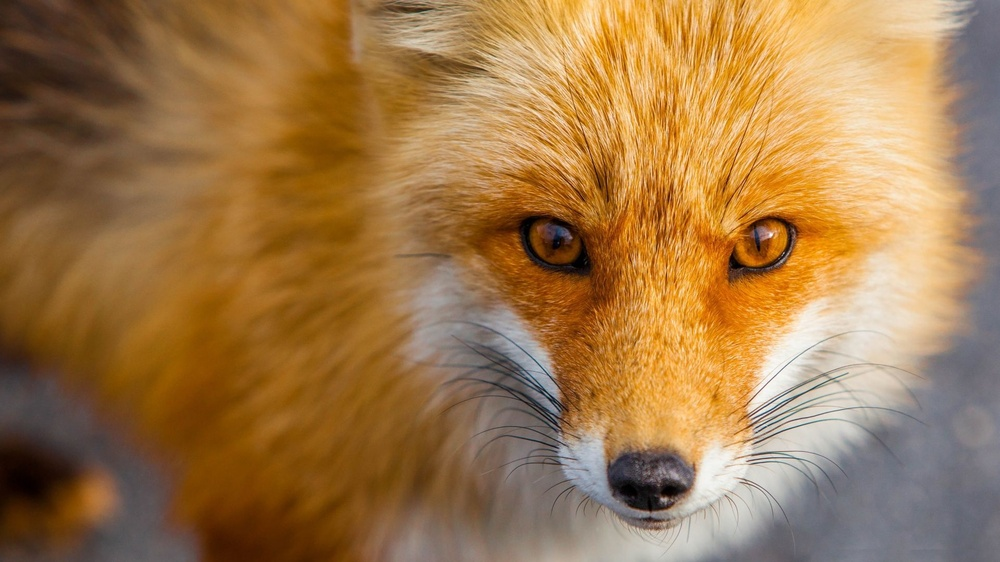
#> input picture Chapter-2/image.jpg, 1000 x 562 px, shrunk from 1920 x 1080 before the run
$ python 2-Rotation.py
#> lines starting #> are read from the running program, lines starting #| are printed output that depends on the picture
import cv2

##Rotation
#  [

#    [ cos   - sin   ],

#      [  sin0     cos0 ]

#   ]


#cv2.getRotationMatrix( rotation_centreX , Rotation_centre_y , angel  , scale  )

image = cv2.imread('image.jpg')
#> image is the input picture: shape (562, 1000, 3); mean B, G, R 74.1, 120.1, 159.1
height , width = image.shape[:2]
#> height = 562; width = 1000

R =  cv2.getRotationMatrix2D( (width/2, height/2), 90 ,1)

RotatedImage = cv2.warpAffine(image , R , (width ,height ))
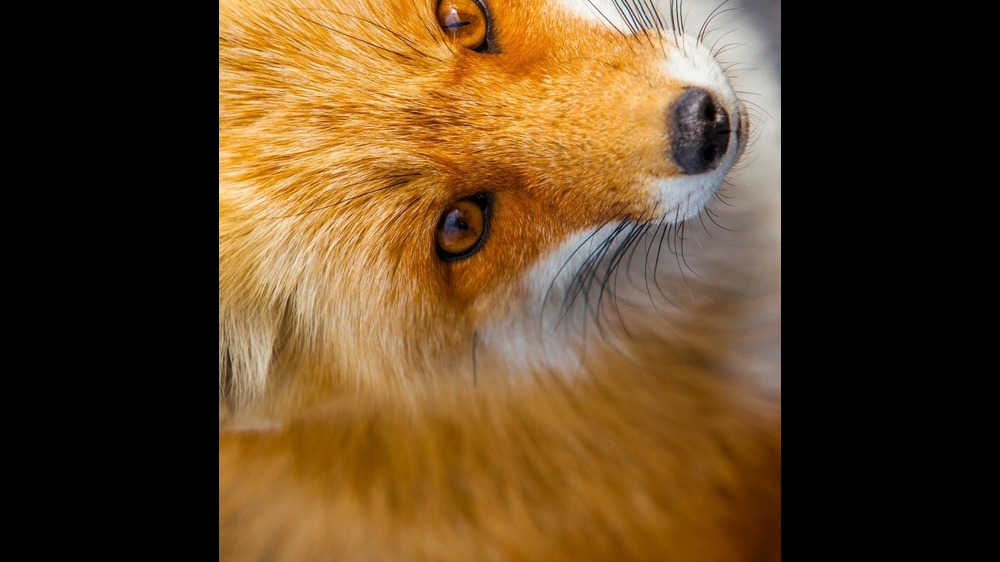
#> RotatedImage: shape (562, 1000, 3); mean B, G, R 35.7, 67.7, 93.9

cv2.imshow("Rotated Image" ,RotatedImage)

cv2.waitKey()
cv2.destroyAllWindows()


## Another Method   (short cut)

image = cv2.imread('image.jpg')
RotatedImage =  cv2.transpose(image)
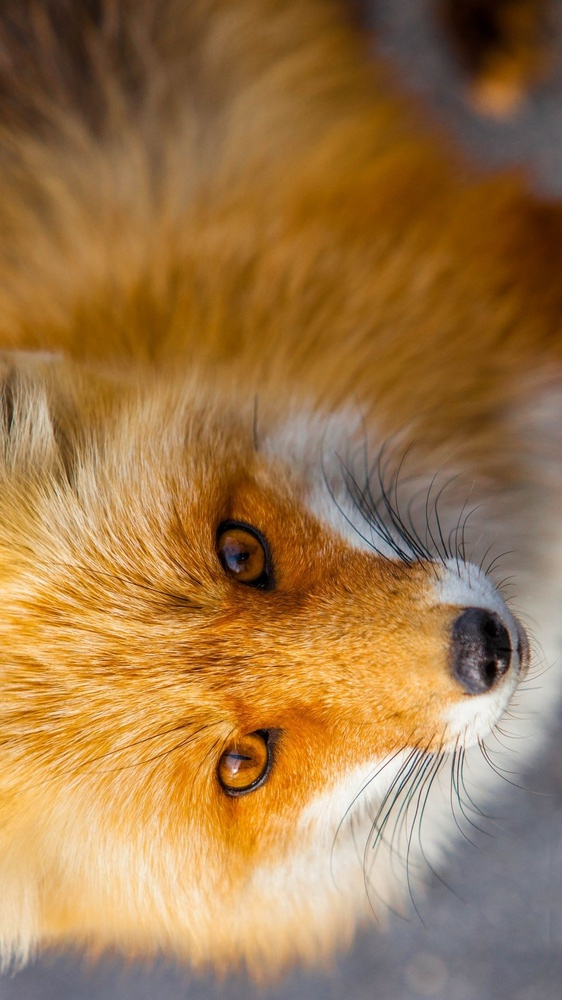
#> RotatedImage: shape (1000, 562, 3); mean B, G, R 74.1, 120.1, 159.1
cv2.imshow("Transposed Image" ,RotatedImage)
cv2.waitKey()
cv2.destroyAllWindows()
